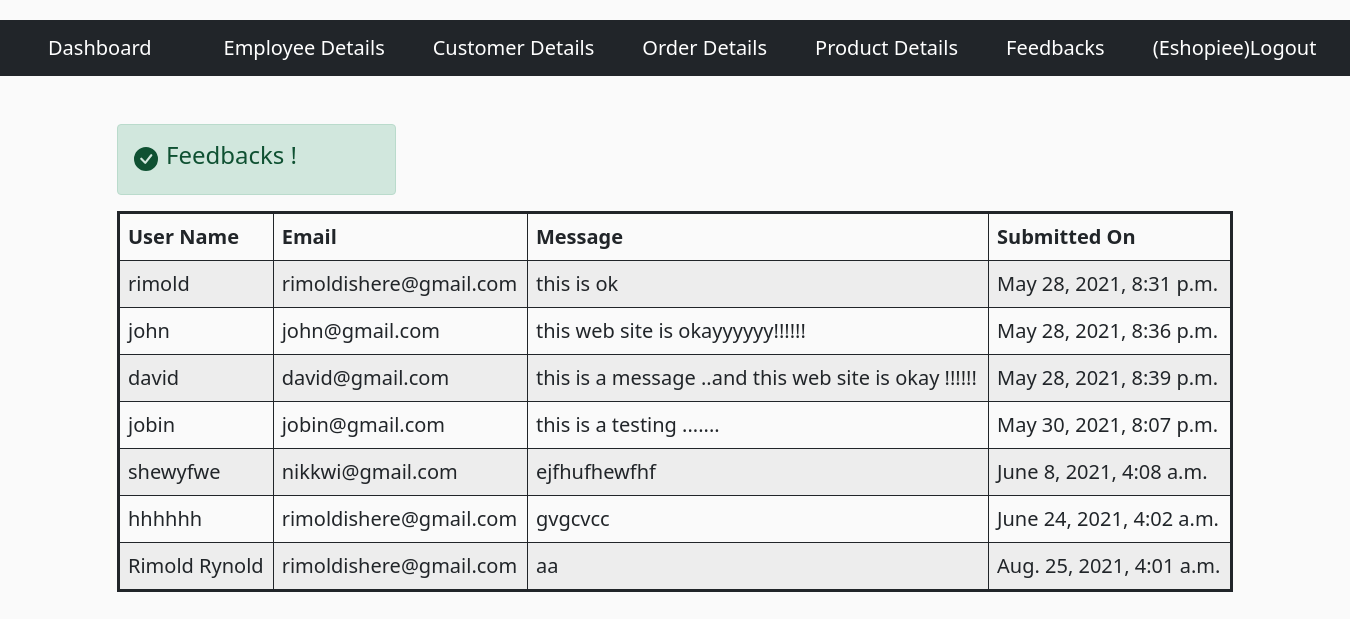
The app's page /dash/listfeedback/ (signed in), older data.
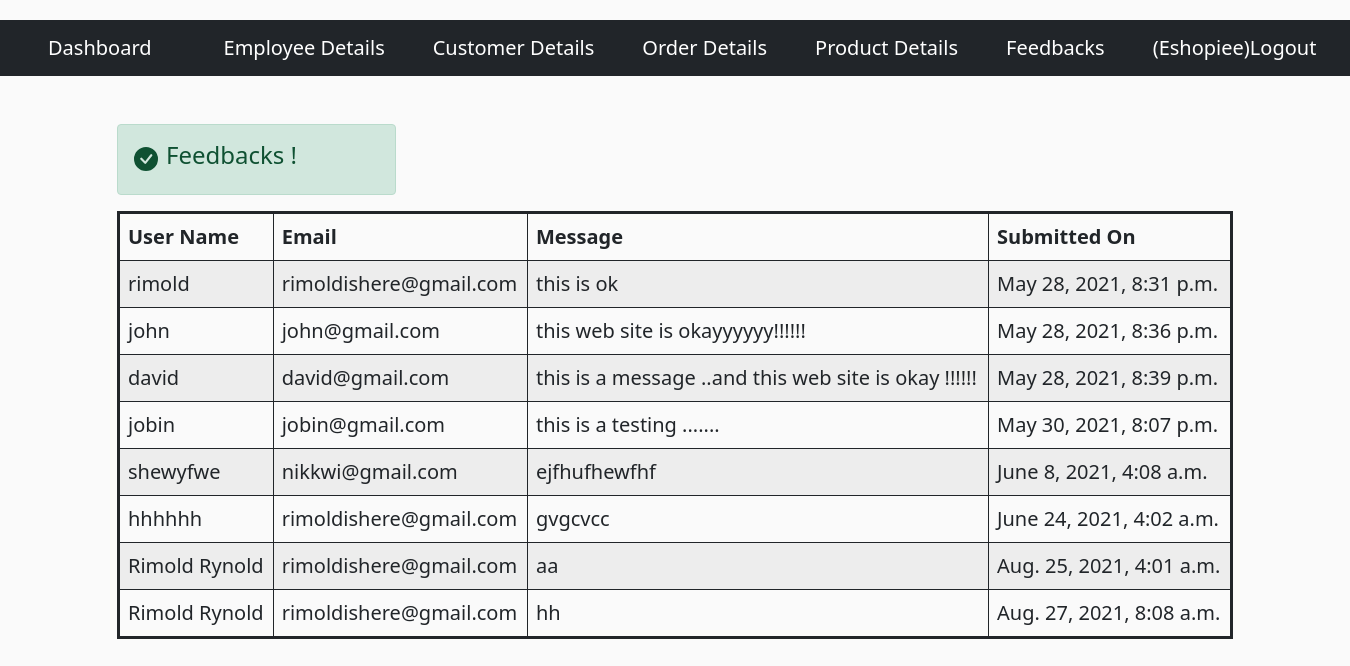
The same page, newer data.
### store/models.py (models this page shows, shortened)
class ContactModel(models.Model):
    name=models.CharField(max_length=200)
    email=models.EmailField()
    message=models.TextField()
    submitted_at = models.DateTimeField(auto_now_add=True)
    updated_at = models.DateTimeField(auto_now=True)

### adminpanel/views.py (the view)
# urls.py: path('listfeedback/',listfeedback.as_view(),name='listfeedback'),
class listfeedback(View):
	template_name = 'list_feedback.html'
	@method_decorator(login_required(login_url='login'))
	def get(self,request):
		feed = ContactModel.objects.all()
		mydictionary={
			'cat': feed
		}
		return render(request,self.template_name,mydictionary)

### adminpanel/templates/list_feedback.html (shortened to what this page needs)
{% extends 'list_product.html' %}
{% block content %}
<div class="container mt-5">
    <div class="alert alert-success d-flex align-items-center w-25" role="alert">
      <h4 class="alert-heading">Feedbacks !</h4>
    </div>
    <table class="
          table table-bordered table-striped table-hover
          lead
          border border-dark border-3
        ">
      <thead>
        <tr>
          <th scope="col">User Name</th>
          <th scope="col">Email</th>
          <th scope="col">Message</th>
          <th scope="col">Submitted On</th>
        </tr>
      </thead>
      <tbody>
        {% for item in cat %}
        <tr>
          <td>{{item.name}}</td>
          <td>{{item.email}}</td>
          <td>{{item.message}}</td>
          <td>{{item.submitted_at}}</td>
        </tr>
        {% endfor %}
      </tbody>
    </table>
  </div>
{% endblock %}

Row changes from the older to the newer data that the page shows:
added ContactModel: name "Rimold Rynold", email "rimoldishere@gmail.com", message "hh", submitted_at "Aug. 27, 2021, 8:08 a.m."
